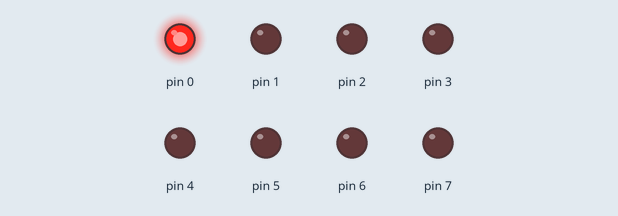
Recording of a sketch running on a simulated Arduino Uno, built with avr-gcc and run on an emulated ATmega328P. Parts: output pins drawn as LEDs (lit = HIGH).

Above: at 0.15 s.
At 0.75 s:
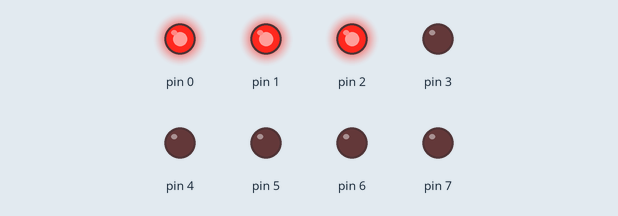
At 1.35 s:
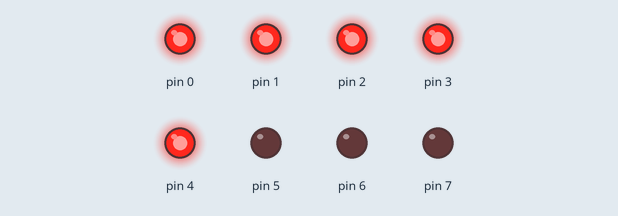
At 2.86 s:
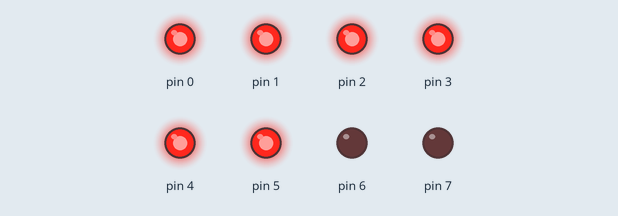
At 4.06 s:
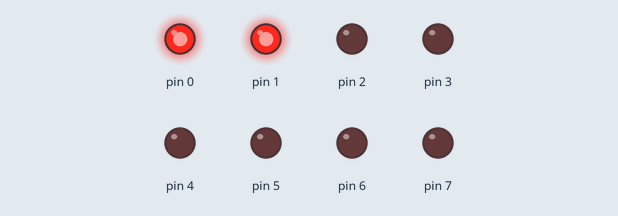
At 5.87 s:
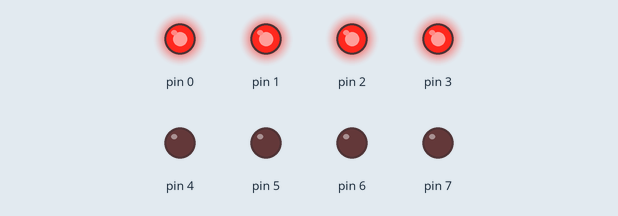
Timing chart, 0 to 6.3 s (numbered marks = the images above):
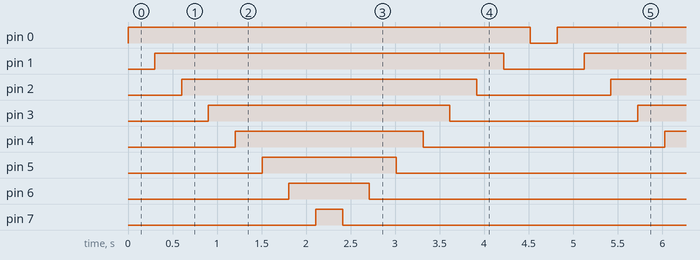

Measured:
- by itself, pin 0: alternates HIGH for 4.5 s and LOW for 0.30 s
- by itself, pin 1: alternates HIGH for 3.9 s and LOW for 0.90 s
- by itself, pin 2: alternates HIGH for 3.3 s and LOW for 1.5 s
- by itself, pin 3: alternates HIGH for 2.7 s and LOW for 2.1 s
- by itself, pin 4: alternates HIGH for 2.1 s and LOW for 2.7 s
- by itself, pin 5: alternates HIGH for 1.5 s and LOW for 3.3 s
- by itself, pin 6: alternates HIGH for 0.90 s and LOW for 3.9 s
- by itself, pin 7: alternates HIGH for 0.30 s and LOW for 4.5 s

The sketch:

sketch.ino
```cpp
#include "driver.h"

Driver driver;
void setup() {
    driver.setDirectionRegister();
}


void loop() {
  for(int i = 0; i < 8; i++)
  {
      driver.setPORT(
        driver.getPORT() | (1 << i)
        );

      driver.delayMili(300);
  }


  for(int i = 7; i >= 0 ; i--)
  {
      driver.setPORT(
        driver.getPORT() ^ (1 << i)
        );

      driver.delayMili(300);
  }
}
```

driver.cpp
```cpp
#include "Arduino.h"
#include "driver.h"

void Driver::setDirectionRegister()
{
  DDRD = 0b11111111;
}

void Driver::setPORT(uint8_t newValue)
{
  PORTD = newValue;
}

uint8_t Driver::getPORT()
{
  return PORTD;
}

void Driver::delayMili(int miliSeconds)
{
  _delay_ms(miliSeconds);
}
```

driver.h
```cpp
#include "Arduino.h"

class Driver
{
  public:
  void setDirectionRegister();
  void setPORT(uint8_t newValue);
  uint8_t getPORT();
  void delayMili(int miliSeconds);
};
```
